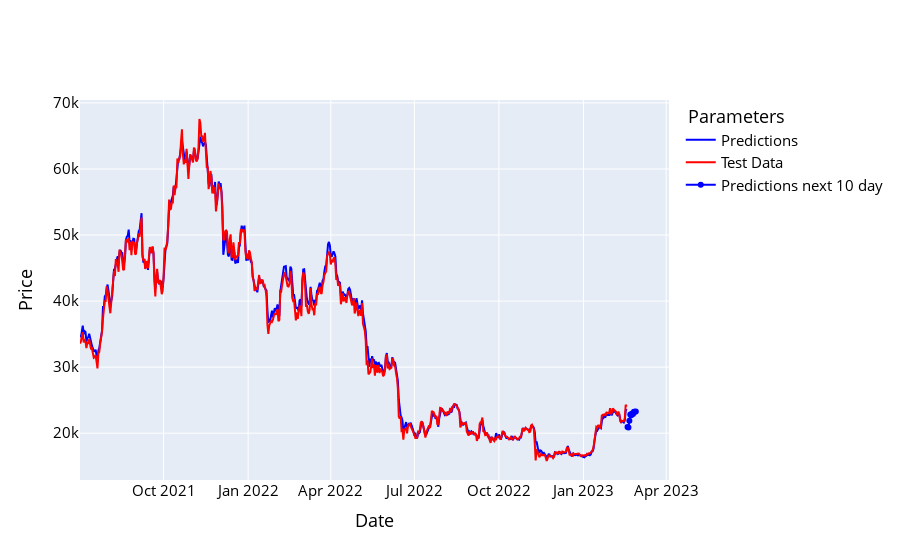

This figure's notebook cell:
### Code cell
names = cycle(['Predictions','Test Data'])

fig = go.Figure()
fig.add_trace(go.Scatter(x=y_test_df.index, y=y_pred_df['Adj Close'], name='Predictions',
                         line=dict(width=2, color='blue')))
fig.add_trace(go.Scatter(x=y_test_df.index, y=y_test_df['Adj Close'], name='Test Data',
                         line=dict(width=2, color='red')))
fig.add_trace(go.Scatter(x=prediction_df.index, y=prediction_df['Adj Close'], name='Predictions next 10 day',
                         line=dict(width=2, color='blue')))
                         
fig.update_layout(xaxis_title='Date', yaxis_title='Price', font_size=15, font_color='black',legend_title_text=' Parameters')
fig.show()

### Figure 1 — Plotly figure (JSON) as saved in the notebook; plotly's stock layout.template omitted (floating-point values rounded to 4 significant figures; data arrays with more than 128 entries replaced by an {"elided": "..."} marker saying what was removed)
{"data": [{"line": {"color": "blue", "width": 2}, "name": "Predictions", "type": "scatter", "x": {"elided": "596 str values"}, "y": {"elided": "596 float values"}}, {"line": {"color": "red", "width": 2}, "name": "Test Data", "type": "scatter", "x": {"elided": "596 str values"}, "y": {"elided": "596 float values"}}, {"line": {"color": "blue", "width": 2}, "name": "Predictions next 10 day", "type": "scatter", "x": ["2023-02-18T00:00:00", "2023-02-19T00:00:00", "2023-02-20T00:00:00", "2023-02-21T00:00:00", "2023-02-22T00:00:00", "2023-02-23T00:00:00", "2023-02-24T00:00:00", "2023-02-25T00:00:00", "2023-02-26T00:00:00", "2023-02-27T00:00:00"], "y": [20920.0, 20860.0, 21890.0, 22820.0, 22710.0, 22970.0, 22910.0, 23230.0, 23260.0, 23290.0]}], "layout": {"font": {"color": "black", "size": 15}, "legend": {"title": {"text": " Parameters"}}, "xaxis": {"title": {"text": "Date"}}, "yaxis": {"title": {"text": "Price"}}}}
